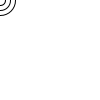
Frame 1 (no input)
Frame 60 (the mouse pressed at the canvas centre just before this capture): identical to frame 1, image omitted
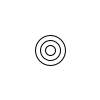
Frame 120 (the mouse held since frame 60 and released just before this capture)

The Processing sketch that drew these frames (run headless with seeded random() and noise(); from frame 60 on, the mouse is pressed at the canvas centre):

// Processing sketch: a_5_3
// ── a_5_3.pde
void setup(){
  noCursor();
}
void draw() {
  background(255);
  for (int i = 30; i >= 0; i -= 10){
    ellipse(mouseX, mouseY, i, i);
  }
}
